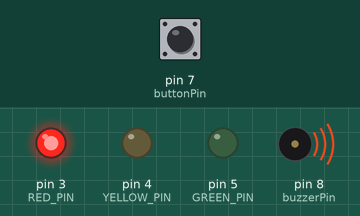
A sketch run on a simulated Arduino Uno, built with avr-gcc and run on an emulated ATmega328P. On the bench: output pins drawn as LEDs (lit = HIGH), buzzer (waves = sounding, pin HIGH). The test bench sets the inputs (shaded band); at power-on: pin 7 (buttonPin) HIGH.

Above: at 0.12 s.
At 10.3 s:
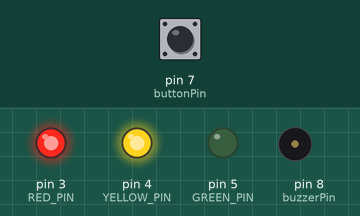
At 14.4 s:
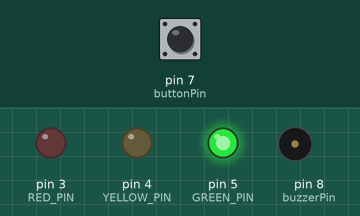
At 18.1 s:
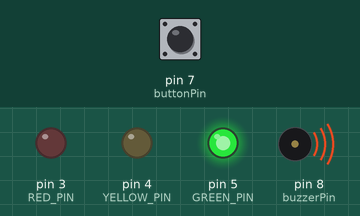
At 21.7 s:
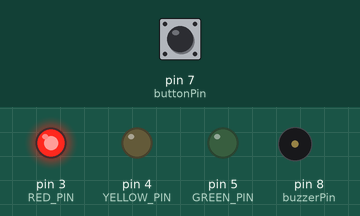
At 34.0 s:
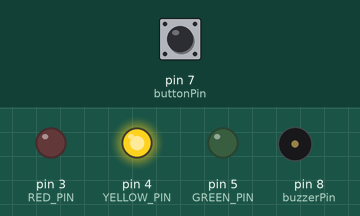
Timing chart, 0 to 40.0 s (numbered marks = the images above):
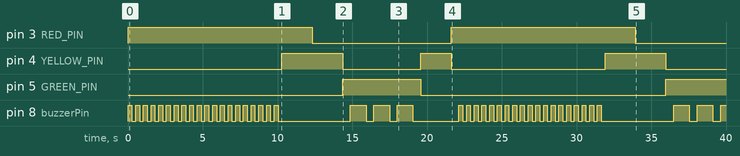

Measured:
- by itself, pin 3 (RED_PIN): alternates HIGH for 12.3 s and LOW for 9.3 s
- by itself, pin 4 (YELLOW_PIN): goes HIGH 4.1 s, LOW 5.2 s, HIGH 2.0 s, LOW 10.3 s, HIGH 4.1 s, then LOW
- by itself, pin 5 (GREEN_PIN): LOW → HIGH at 14.4 s, → LOW 5.2 s later, → HIGH 16.4 s later
- by itself, pin 8 (buzzerPin): LOW → HIGH at 0.00 s, → LOW 0.26 s later, → HIGH 0.26 s later, → LOW 0.26 s later, … (89 changes in this stretch)

The sketch:

LED_traffic.ino
```cpp
#define RED_PIN 3
#define YELLOW_PIN 4
#define GREEN_PIN 5
#define RED_STATE 0
#define RED_YELLOW_STATE 1
#define YELLOW_STATE 2
#define GREEN_STATE 3
#define RED_MILLIS 10000
#define buttonPin 7
#define buzzerPin 8

int tl_state = RED_STATE; // Traffic light state.
unsigned long tl_timer; // Traffic light timer.
bool is_to_red = true;
int counter = 0;
bool buzzerstate = true;
int buttonState = digitalRead(buttonPin);

void setup() {
  // Configure LED pins as outputs.
  pinMode(buttonPin, INPUT);
  pinMode(buzzerPin, OUTPUT);
  pinMode(RED_PIN, OUTPUT);
  pinMode(YELLOW_PIN, OUTPUT);
  pinMode(GREEN_PIN, OUTPUT);
  // Initial state for states and timers..
  tl_state = RED_STATE;
  tl_timer = millis() + RED_MILLIS;
  Serial.begin(9600);
}
void loop() {
  // TL state machine.
  switch (tl_state) {
    case RED_STATE:
      digitalWrite(RED_PIN, HIGH);
      if (counter % 250 == 0) {
        if (buzzerstate) {
          digitalWrite(buzzerPin, HIGH);
          buzzerstate = !buzzerstate;
        } else {
          digitalWrite(buzzerPin, LOW);
          buzzerstate = !buzzerstate;
        }
      }
      if (counter == 10000) { // Turn red light off.
        counter = 0;
        digitalWrite(buzzerPin, LOW);
        tl_state = RED_YELLOW_STATE;
      }
      break;
    case RED_YELLOW_STATE:
      digitalWrite(YELLOW_PIN, HIGH);
      if (counter == 2000) {
        digitalWrite(RED_PIN, LOW);
        counter = 0;
        tl_state = YELLOW_STATE;
      }
      break;
    case YELLOW_STATE:
      digitalWrite(buzzerPin, LOW);
      digitalWrite(YELLOW_PIN, HIGH);
      if (counter == 2000) {
        if (is_to_red) {
          counter = 0;
          digitalWrite(YELLOW_PIN, LOW);
          tl_state = GREEN_STATE;
        } else {
          counter = 0;
          digitalWrite(YELLOW_PIN, LOW);
          tl_state = RED_STATE;
          is_to_red = true;
        }
      }
      break;
    case GREEN_STATE:
      digitalWrite(GREEN_PIN, HIGH);
      if (counter % 500 == 0) {
        digitalWrite(buzzerPin, HIGH);
      }
      if (counter % 1500 == 0) {
        digitalWrite(buzzerPin, LOW);
      }
      is_to_red = false;
      if (counter >= 5000 && buttonState == HIGH) {
        buttonState = LOW;
        digitalWrite(GREEN_PIN, LOW);
        tl_state = YELLOW_STATE;
        counter = 0;
      }
      break;
  }
  if (buttonState == LOW && tl_state == GREEN_STATE) {
    buttonState = digitalRead(buttonPin);
  }
  delay(1);
  counter++;
}
```
